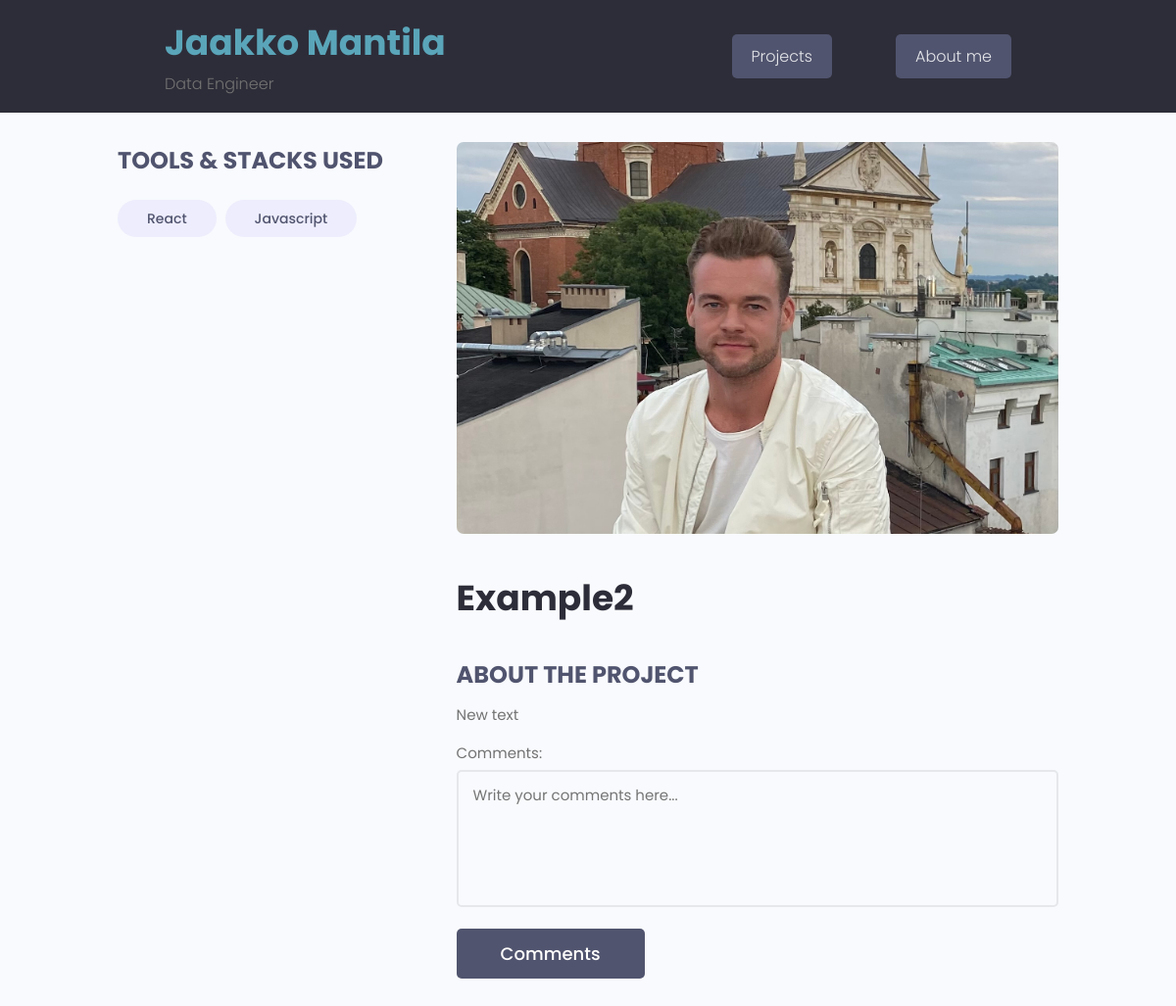
Page /project/98efe220-933c-4b46-b7a9-018e92c07bc8/ on the earlier database version.
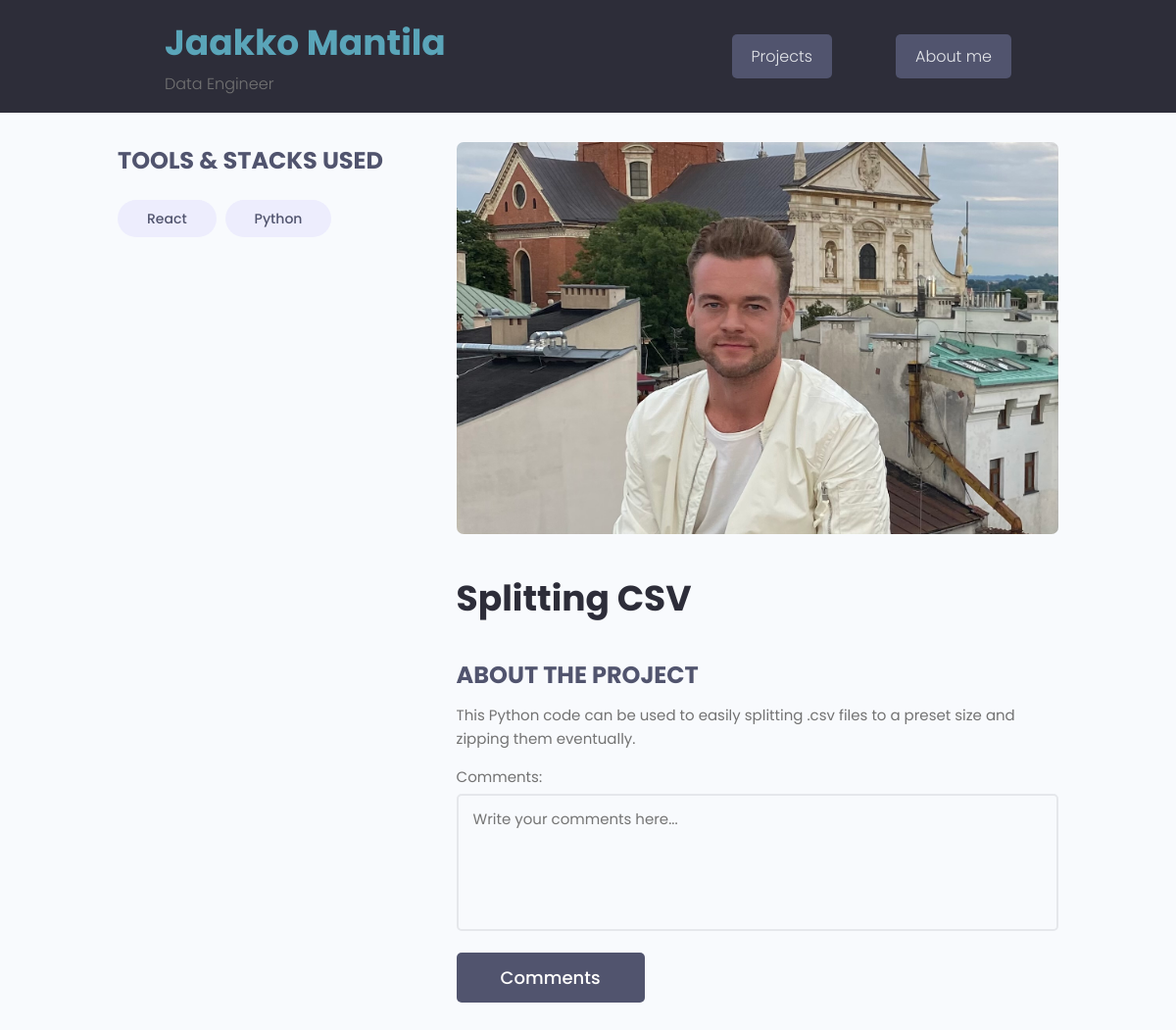
Same page on the later database version.
### projects/models.py (models this page shows, shortened)
class Tag(models.Model):
    name = models.CharField(max_length=200)
    created = models.DateTimeField(auto_now_add=True)
    id = models.UUIDField(default=uuid.uuid4, unique=True,
                            primary_key=True, editable=False)
    def __str__(self):
        return self.name

class Project(models.Model):
    owner = models.ForeignKey(Profile, null=True, blank=True, on_delete=models.SET_NULL)
    title = models.CharField(max_length=200)
    description = models.TextField(null=True, blank=True)
    short_intro = models.CharField(max_length=200, null=True, blank=True)
    location = models.CharField(max_length=200, null=True, blank=True)
    featured_image = models.ImageField(
        null=True, blank=True, default="default_dude.png")
    demo_link = models.CharField(max_length=2000, null=True, blank=True)
    source_link = models.CharField(max_length=2000, null=True, blank=True)
    tags = models.ManyToManyField('Tag', blank=True)
    vote_total = models.IntegerField(default=0, null=True, blank=True)
    vote_ratio = models.IntegerField(default=0, null=True, blank=True)
    created = models.DateTimeField(auto_now_add=True)
    id = models.UUIDField(default=uuid.uuid4, unique=True,
                            primary_key=True, editable=False)
    skill = models.CharField(max_length=200, null=True, blank=True)

### projects/views.py (the view)
# urls.py: path('project/<str:pk>/', views.project, name="project"),
def project(request,pk):
    project_obj = Project.objects.get(id=pk)
    return render(request,'projects/single-project.html',{'project':project_obj})

### projects/templates/projects/single-project.html (shortened to what this page needs)
{% extends 'main.html' %}
{% block content %}
<main class="singleProject my-md">
    <div class="container">
      <div class="layout">
        <div class="column column--1of3">
          <h3 class="singleProject__subtitle">Tools & Stacks Used</h3>
          <div class="singleProject__toolStack">
            {% for tag in project.tags.all %}
            <span class="tag tag--pill tag--sub tag--lg">
              <small>{{tag}}</small>
            </span>
            {% endfor %}
          </div>
        </div>
        <div class="column column--2of3">
          <img class="singleProject__preview" src="{{ project.featured_image.url }}" alt="portfolio thumbnail" />
          <h2 class="singleProject__title">{{project.title}}</h2>
          <h3 class="singleProject__subtitle">About the Project</h3>
          <div class="singleProject__info">
            {{project.description}}
          </div>
            <form class="form" action="#" method="POST">
              <div class="form__field">
                <label for="formInput#textarea">Comments: </label>
                <textarea class="input input--textarea" name="message" id="formInput#textarea"
                  placeholder="Write your comments here..."></textarea>
              </div>
              <input class="btn btn--sub btn--lg" type="submit" value="Comments" />
            </form>
            </div>
          </div>
        </div>
  </main>
{% endblock content %}

Differences in the rows shown:
no longer on this page (row unchanged): Tag: name "Javascript"
now on this page (row unchanged): Tag: name "Python"
changed Project: title "Example2" → "Splitting CSV"; description "New text" → "This Python code can be used to easily splitting .csv files to a preset size and zipping them eventually."
